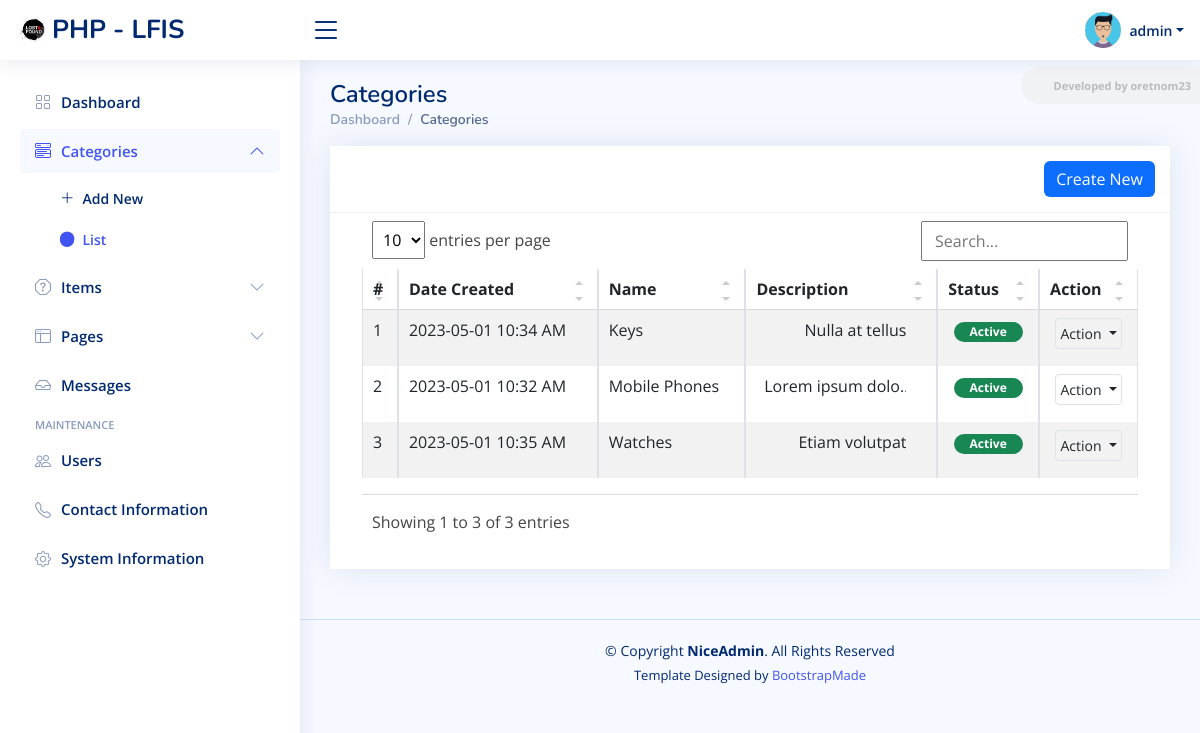
The app's page /admin/?page=categories (signed in) with its own data.
### tables this page shows
CREATE TABLE `category_list` (
  `id` bigint(30) NOT NULL,
  `name` text NOT NULL,
  `description` text NOT NULL,
  `status` tinyint(1) NOT NULL DEFAULT 1,
  `created_at` datetime NOT NULL DEFAULT current_timestamp(),
  `updated_at` datetime DEFAULT NULL ON UPDATE current_timestamp()
);

### admin/categories/index.php (the view, shortened to what this page needs)
<div class="card card-outline rounded-0 card-navy">
	<div class="card-header ">
		<div class="card-tools d-flex justify-content-end">
			<a href="<?= base_url ?>admin?page=categories/manage_category" id="create_new" class="btn btn-flat btn-primary bg-gradient-teal border-0 rounded00"><span class="fas fa-plus"></span>  Create New</a>
		</div>
	</div>
	<div class="card-body">
        <div class="container-fluid">
			<div class="table-responsive">
				<table class="table table-sm table-hover table-striped table-bordered" id="list">
					<colgroup>
						<col width="5%">
						<col width="20%">
						<col width="25%">
						<col width="25%">
						<col width="15">
						<col width="10%">
					</colgroup>
					<thead>
						<tr>
							<th>#</th>
							<th>Date Created</th>
							<th>Name</th>
							<th>Description</th>
							<th>Status</th>
							<th>Action</th>
						</tr>
					</thead>
					<tbody>
						<?php
						$i = 1;
						$qry = $conn->query("SELECT * from `category_list` order by `name` asc ");
						while($row = $qry->fetch_assoc()):
						?>
							<tr>
								<td class="align-items-center text-center"><?php echo $i++; ?></td>
								<td class="align-items-center"><?php echo date("Y-m-d g:i A",strtotime($row['created_at'])) ?></td>
								<td class="align-items-center"><?= $row['name'] ?></td>
								<td class="align-items-center text-end"><p class="truncate-1" style="max-width:150px"><?= strip_tags(htmlspecialchars_decode($row['description'])) ?></p></td>
								<td class="align-items-center justify-content-center text-center">
									<?php if($row['status'] == 1): ?>
										<span class="badge bg-success px-3 rounded-pill">Active</span>
									<?php else: ?>
										<span class="badge bg-danger px-3 rounded-pill">Inactive</span>
									<?php endif; ?>
								</td>
								<td class="align-items-center" align="center">
									<div class="dropdown">
										<button type="button" class="btn btn-flat p-1 btn-default btn-sm border dropdown-toggle dropdown-icon" data-bs-toggle="dropdown">
												Action
										</button>
									</div>
								</td>
							</tr>
						<?php endwhile; ?>
					</tbody>
				</table>
			</div>
		</div>
	</div>
</div>

### assets/css/style.css (style rules this page uses)
:root { scroll-behavior: smooth; }
body { font-family: "Open Sans", sans-serif; background: #f6f9ff; color: #444444; }
a { color: #4154f1; text-decoration: none; }
.card { margin-bottom: 30px; border: none; border-radius: 5px; box-shadow: 0px 0 30px rgba(1, 41, 112, 0.1); }
.card-header, .card-footer { border-color: #ebeef4; background-color: #fff; color: #798eb3; padding: 15px; }
.card-body { padding: 0 20px 20px 20px; }

### assets/css/custom.css (style rules this page uses)
.truncate-1 { overflow: hidden; text-overflow: ellipsis; display: -webkit-box; -webkit-line-clamp: 1; -webkit-box-orient: vertical; }
.table-responsive { overflow-x: unset; }

### records on screen
category_list: created_at "2023-05-01 10:34 AM", name "Keys", description "Nulla at…", status "Active"
category_list: created_at "2023-05-01 10:32 AM", name "Mobile Phones", description "Lorem ipsum…", status "Active"
category_list: created_at "2023-05-01 10:35 AM", name "Watches", description "Etiam…", status "Active"

### other values on screen
$_settings->info('short_name') "PHP - LFIS"
$_settings->userdata('username') "admin"
str_replace(['_', '/'], ' ', ($pageSplit[1] ?? $page)) "Categories"
